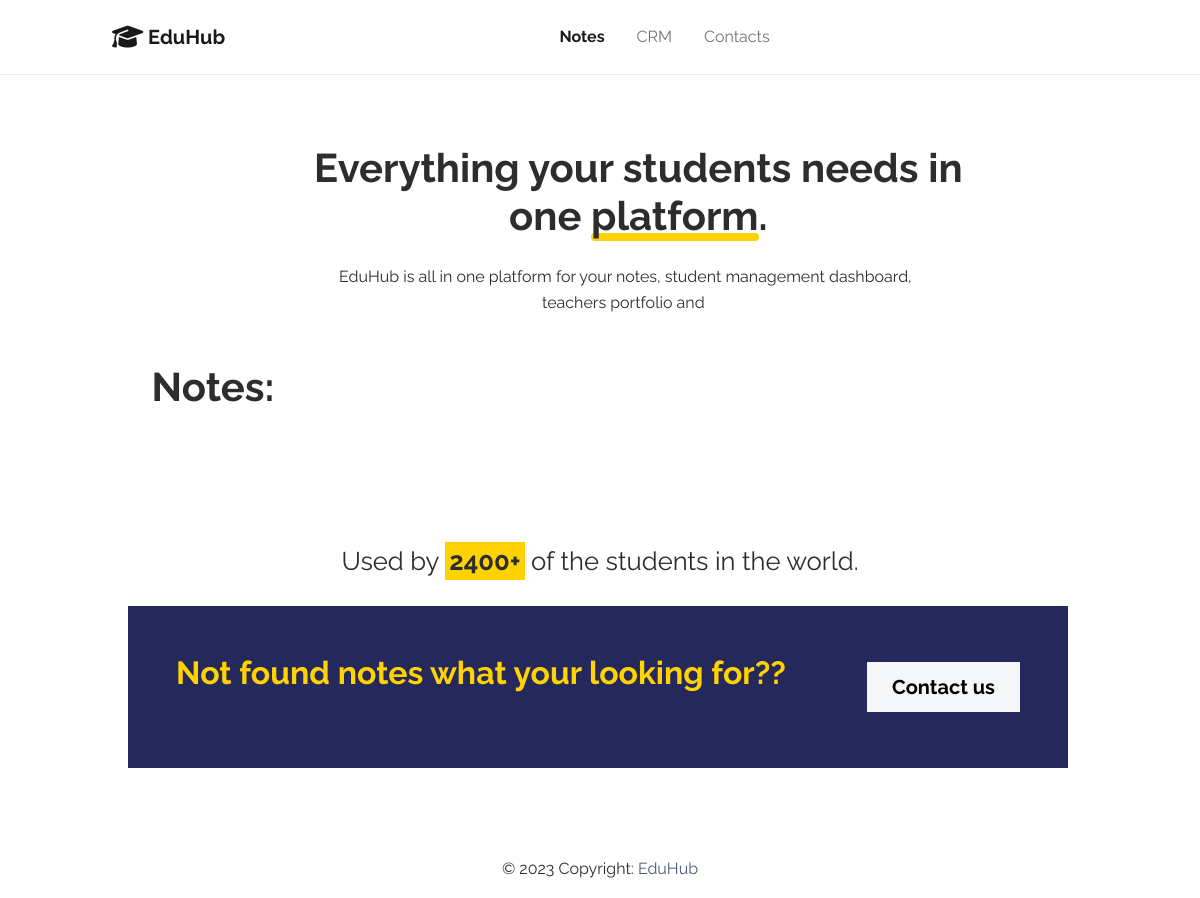
/notes, run on an earlier commit of the app's database.
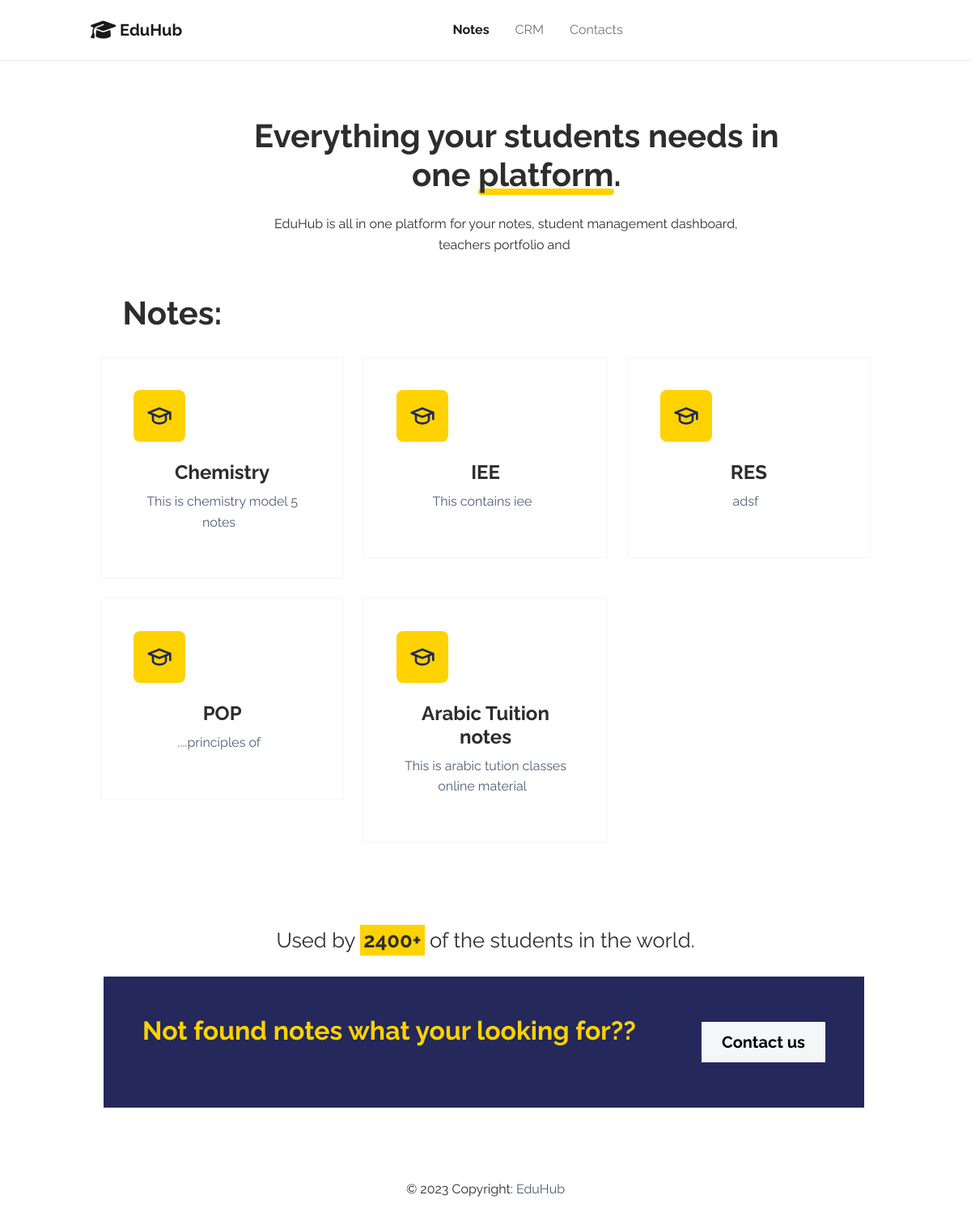
And on a later commit of the database.
### students/models.py (models this page shows, shortened)
class Notes(models.Model):
    title = models.CharField(max_length=50)
    description = models.CharField(max_length=90)
    date_added = models.DateTimeField(auto_now_add=True)
    file = models.FileField( upload_to=None, max_length=100)

### students/views.py (the view)
# urls.py: path("notes", views.notes, name="notes")
def notes(request):
    return render(request, "students/notes.html", {
        "notes": Notes.objects.all()
    })

### students/templates/students/notes.html (shortened to what this page needs)
{% extends 'students/base.html' %}
{% load static %}
{% block nav_bar %}
<ul class="navbar-nav mx-auto">
  <li class="nav-item">
    <a class="nav-link active" href="{% url 'notes' %}">Notes</a>
  </li>
  <li class="nav-item">
    <a class="nav-link " href="{% url 'index' %}">CRM</a>
  </li>
  <li class="nav-item">
    <a class="nav-link" href="{% url 'contact' %}">Contacts</a>
  </li>
</ul>
{% endblock nav_bar %}
{% block body %}
<body style="text-align: center;">
  <section class="py-5 mt-5" style="padding-bottom: 15px;margin-bottom: -41px;">
    <div class="container py-4 py-xl-5" style="margin-right: 64px;padding-left: 0px;padding-right: 0px;margin-left: 165px;margin-bottom: -98px;padding-bottom: 0px;">
      <div class="row gy-4 gy-md-0">
        <div class="col-md-8 col-xxl-9 text-center text-md-start d-flex d-sm-flex d-md-flex justify-content-center align-items-center justify-content-md-start align-items-md-center justify-content-xl-center">
          <div style="max-width: 350px;text-align: center;">
            <h1 class="display-6 fw-bold mb-4" style="text-align: center;padding-left: 0px;margin-bottom: -4px;padding-right: 10px;margin-right: -419px;margin-left: -121px;">Everything your students needs in one&nbsp;<span class="underline">platform</span>.</h1><p class="my-4" style="margin-left: 4px;margin-right: -266px;padding-right: 8px;">EduHub is all in one platform for your notes, student management dashboard, teachers portfolio and&nbsp;</p>
          </div>
        </div>
      </div>
    </div>
  </section>
  <section>
    <div class="container py-4 py-xl-5" style="padding-top: 22px;margin-bottom: -44px;margin-top: -94px;">
      <div class="row mb-5">
        <div class="col-md-8 col-xl-6 pt-4">
          <h1 style="margin-right: 274px;"><strong>Notes:</strong></h1>
        </div>
      </div>
      <section>
        <div class="container py-4 py-xl-5" style="padding-top: 14px;margin-top: -74px;">
          <div class="row gy-4 row-cols-1 row-cols-md-2 row-cols-lg-3">
            {% if notes %}
            {% for note in notes %}
            <div class="col" href="{{ note.file }}">
              <div class="card border-light border-1 d-flex justify-content-center p-4">
                <div class="card-body">
                  <div>
                    <div class="bs-icon-lg bs-icon-rounded bs-icon-secondary d-flex flex-shrink-0 justify-content-center align-items-center d-inline-block mb-4 bs-icon">
                    </div><h4 class="fw-bold">{{ note.title }}
                    </h4><p class="text-muted">
                    {{ note.description }}
                    </p>
                  </div>
                </div>
              </div>
            </div>
            {% endfor %}
            {% endif %}
          </div>
        </div>
      </section>
    </div>
  </section>
  <section class="py-5">
    <p class="mb-4" style="font-size: 1.6rem;padding-left: 0px;">
      Used by <span class="bg-warning p-1"><strong>2400+</strong></span>&nbsp;of the students in the world.
    </p>
    <div class="text-white bg-primary border rounded border-0 border-primary d-flex flex-column justify-content-between flex-lg-row p-4 p-md-5" style="padding-left: 20px;margin-left: 128px;margin-right: 132px;">
      <div class="pb-2 pb-lg-1">
        <h2 class="fw-bold text-warning mb-2">Not found notes what your looking for??</h2>
      </div>
      <div class="my-2">
        <a class="btn btn-light fs-5 py-2 px-4" role="button" href="{% url 'contact' %}">Contact us</a>
      </div>
    </div>
  </section>
{% endblock body %}

### students/templates/students/base.html (shortened to what this page needs)
{% load static %}
<!DOCTYPE html>
<html lang="en">
  <head>
    <link rel="stylesheet" href="{% static '/assets/bootstrap/css/bootstrap.min.css' %}">
    <link rel="stylesheet" href="{% static '/assets/css/styles.min.css' %}">
    <link rel="stylesheet" href="https://cdn.datatables.net/1.10.15/css/dataTables.bootstrap.min.css">
     <link rel="stylesheet" href="https://cdnjs.cloudflare.com/ajax/libs/font-awesome/6.4.0/css/all.min.css">
  <body>
      <nav class="navbar navbar-light navbar-expand-md fixed-top navbar-shrink py-3" id="mainNav">
        <div class="container">
          <a class="navbar-brand d-flex align-items-center" href="/"><span>
            <i class="fa-solid fa-graduation-cap fa-lg"></i>
            EduHub
          </span></a><div class="collapse navbar-collapse" id="navcol-1">
            {% block nav_bar %}{% endblock nav_bar %}
          </div>
        </div>
      </nav>
    {% block body %}
    {% endblock body %}
  </body>
<footer class="page-footer font-small blue pt-4 md-0">
  <div class="footer-copyright text-center py-3">© 2023 Copyright:
    <a href="/"> EduHub   </a>
  </div>
</footer>
</html>

What changed in the data, as far as the page shows it:
added Notes: title "Chemistry", description "This is chemistry model 5 notes"
added Notes: title "IEE", description "This contains iee"
added Notes: title "RES", description "adsf"
added Notes: title "POP", description "....principles of"
added Notes: title "Arabic Tuition notes", description "This is arabic tution classes online material"
